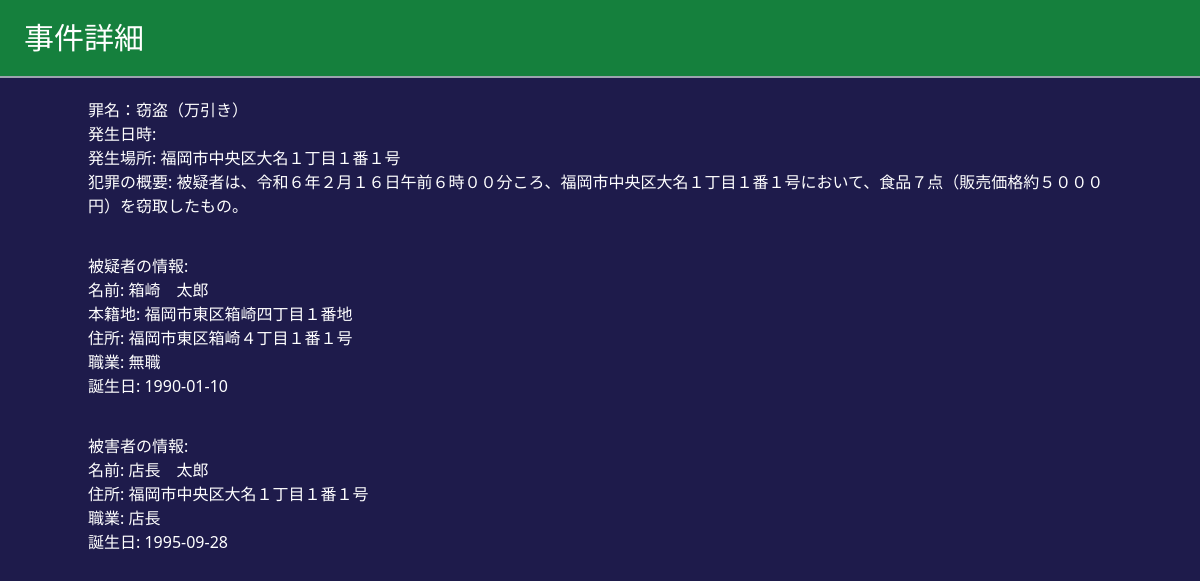
Page /crime/1/ on the committed database.
### crimeapp/models.py (models this page shows, shortened)
class CrimeModel(models.Model):
    genre = models.ForeignKey(GenreModel, on_delete=models.CASCADE)
    crime_name = models.CharField(max_length=100)
    crime_name_second = models.CharField(max_length=100, null=True, blank=True)
    crime_start_datetime = models.DateTimeField(null=True, blank=True)
    crime_end_datetime = models.DateTimeField(null=True, blank=True)
    crime_place = models.CharField(max_length=100)
    crime_fact = models.TextField()

class SuspectModel(models.Model):
    crime = models.ForeignKey(CrimeModel, on_delete=models.CASCADE)
    honseki = models.CharField(max_length=100, null=True, blank=True)
    address = models.CharField(max_length=100, null=True, blank=True)
    job = models.CharField(max_length=100, null=True, blank=True)
    name = models.CharField(max_length=100, null=True, blank=True)
    birthday = models.DateField(null=True, blank=True)

class VictimModel(models.Model):
    crime = models.ForeignKey(CrimeModel, on_delete=models.CASCADE)
    address = models.CharField(max_length=100, null=True, blank=True)
    job = models.CharField(max_length=100, null=True, blank=True)
    name = models.CharField(max_length=100, null=True, blank=True)
    birthday = models.DateField(null=True, blank=True)

### crimeapp/views.py (the view)
# urls.py: path('crime/<int:pk>/', CrimeDetail.as_view(), name='crime_detail'),
class CrimeDetail(DetailView):
    model = CrimeModel
    template_name = 'crime_detail.html'
    def get_queryset(self):
        return CrimeModel.objects.prefetch_related('suspectmodel_set', 'victimmodel_set')

### crimeapp/templates/crime_detail.html (shortened to what this page needs)
{% load static tailwind_tags %}
<!DOCTYPE html>
<html lang="ja">
<head>
    {% tailwind_css %}
</head>
<body class="bg-indigo-950 text-white">
    {% block header %}
    <h1 class="text-3xl py-5 px-6 border-b-2 border-gray-400 bg-green-700">事件詳細</h1>
    {% endblock header %}
    <div class="container py-5 px-auto m-auto">
    {% block content %}
    <div>
        <h2>罪名：{{ object.crime_name }}（{{ object.crime_name_second }}）</h2>
        <p>発生日時: {{ object.crime_datetime|date:"Y-m-d H:i" }}</p>
        <p>発生場所: {{ object.crime_place }}</p>
        <p>犯罪の概要: {{ object.crime_fact }}</p>
        <h3 class="mt-9">被疑者の情報:</h3>
        {% for suspect in object.suspectmodel_set.all %}
            <div>
                <p>名前: {{ suspect.name }}</p>
                <p>本籍地: {{ suspect.honseki }}</p>
                <p>住所: {{ suspect.address }}</p>
                <p>職業: {{ suspect.job }}</p>
                <p>誕生日: {{ suspect.birthday|date:"Y-m-d" }}</p>
            </div>
        {% endfor %}
        <h3 class="mt-9">被害者の情報:</h3>
        {% for victim in object.victimmodel_set.all %}
            <div>
                <p>名前: {{ victim.name }}</p>
                <p>住所: {{ victim.address }}</p>
                <p>職業: {{ victim.job }}</p>
                <p>誕生日: {{ victim.birthday|date:"Y-m-d" }}</p>
            </div>
        {% endfor %}
    </div>
    {% endblock content %}
    </div>
</body>
</html>

### rows in the picture
CrimeModel: crime_name "窃盗", crime_name_second "万引き", crime_place "福岡市中央区大名１丁目１番１号", crime_fact "被疑者は、令和６年２月１６日午前６時００分ころ、福岡市中央区大名１丁目１番１号において、食品７点（販売価格約５０００円）を窃取したもの。"
SuspectModel: name "箱崎 太郎", honseki "福岡市東区箱崎四丁目１番地", address "福岡市東区箱崎４丁目１番１号", job "無職", birthday "1990-01-10"
VictimModel: name "店長 太郎", address "福岡市中央区大名１丁目１番１号", job "店長", birthday "1995-09-28"
